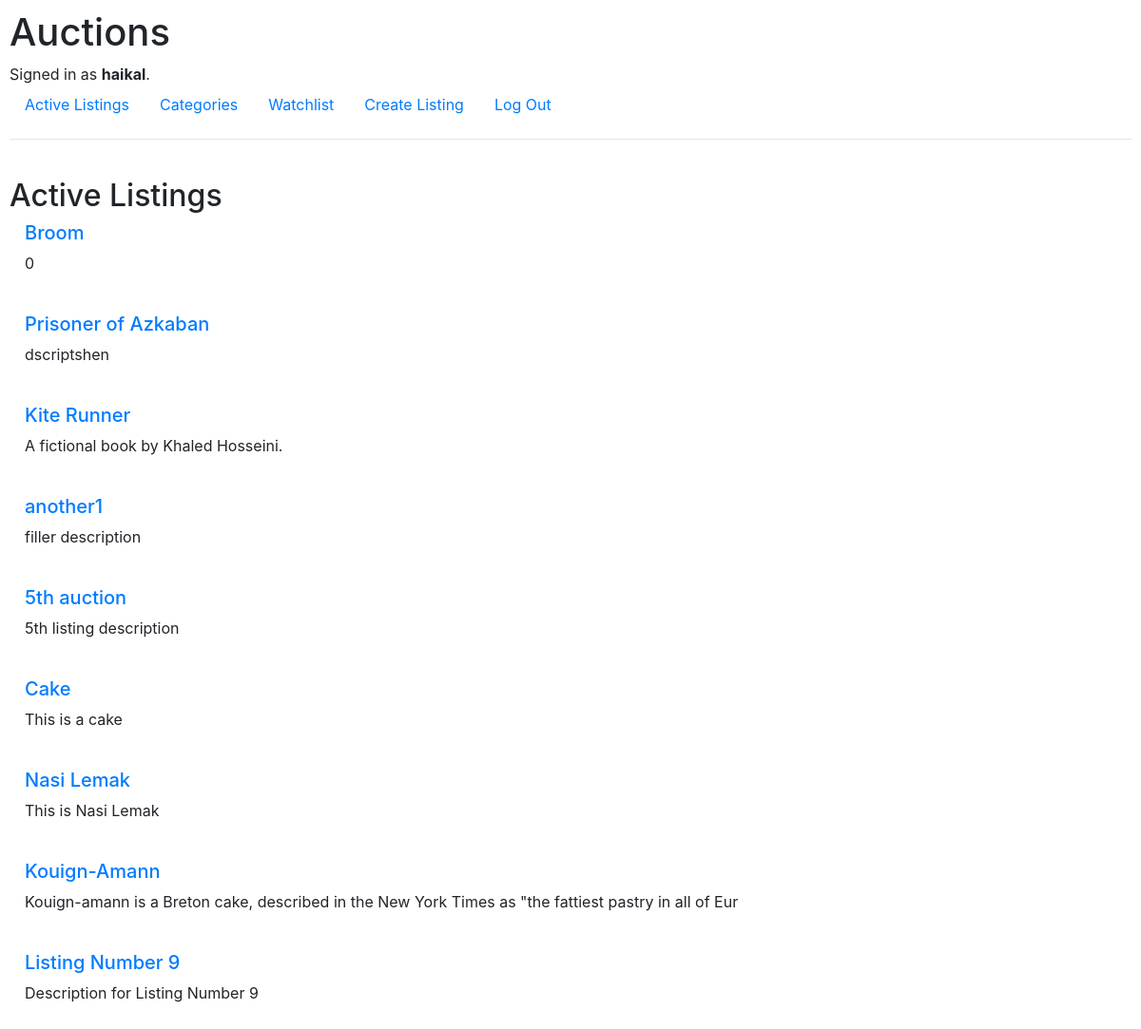
The app's page /auctions/ (signed in) with its own data.
### auctions/models.py (models this page shows, shortened)
class User(AbstractUser):
    country = models.CharField(max_length=64)

class Auction(models.Model):
    BOOKS = 'Books'
    AUTOMOBILE = 'Automobile'
    TOYS = 'Toys'
    FOOD = 'Food'
    CLOTHING = 'Clothing'
    OTHERS = 'Others'
    CATEGORIES_CHOICES = [
        (BOOKS, 'Books'),
        (AUTOMOBILE, 'Automobile'),
        (TOYS, 'Toys'),
        (FOOD, 'Food'),
        (CLOTHING, 'Clothing'),
        (OTHERS, 'Others'),
    ]
    title = models.CharField(max_length=32)
    description = models.TextField(max_length=100)
    user = models.ForeignKey(User, on_delete=models.CASCADE, related_name="listings")
    watchlist = models.ManyToManyField(User, blank=True, related_name="watchlist")
    price = models.DecimalField(max_digits=5, decimal_places=2) # initial price
    bid = models.DecimalField(max_digits=5, decimal_places=2, default=0.0)
    bidder = models.ForeignKey(User, on_delete=models.CASCADE, related_name="listings_bidded")
    picture = models.URLField()
    category = models.CharField(max_length=32, choices=CATEGORIES_CHOICES, default=OTHERS)
    active = models.BooleanField(default=True) # the status of the listing, if it's active or not

### auctions/views.py (the view)
# urls.py: path("", views.index, name="index"),
def index(request):
    return render(request, "auctions/index.html", {
        "auctions": Auction.objects.all()
    })

### auctions/templates/auctions/index.html (shortened to what this page needs)
{% extends "auctions/layout.html" %}
{% block body %}
    {% if user.is_authenticated %}
        <br>
        <h2>Active Listings</h2>
        {% for auction in auctions %}
            <div class="media">
                <div class="media-body">
                <h5 class="mt-0"><a href="{% url 'auctions:listing' auction.id %}">{{ auction.title }}</a></h5>
                <p>{{ auction.description }}</p>
                </div>
            </div>
            <br>
        {% endfor %}
    {% endif %}
{% endblock %}

### auctions/templates/auctions/layout.html (shortened to what this page needs)
{% load static %}
<!DOCTYPE html>
<html lang="en">
    <head>
        <link rel="stylesheet" href="https://stackpath.bootstrapcdn.com/bootstrap/4.4.1/css/bootstrap.min.css">
        <link href="{% static 'auctions/styles.css' %}" rel="stylesheet">
    </head>
    <body>
        <h1>Auctions</h1>
        <div>
            {% if user.is_authenticated %}
                Signed in as <strong>{{ user.username }}</strong>.
            {% else %}
                Not signed in.
            {% endif %}
        </div>
        <ul class="nav">
            {% if user.is_authenticated %}
                <li class="nav-item">
                    <a class="nav-link" href="{% url 'auctions:index' %}">Active Listings</a>
                </li>
                <li class="nav-item">
                    <a class="nav-link" href="{% url 'auctions:categoriesMain' %}">Categories</a>
                </li>
                <li>
                    <a class="nav-link" href="{% url 'auctions:watchlist' %}">Watchlist</a>
                </li>
                <li class="nav-item">
                    <a class="nav-link" href="{% url 'auctions:createListing' %}">Create Listing</a>
                </li>
                <li class="nav-item">
                    <a class="nav-link" href="{% url 'auctions:logout' %}">Log Out</a>
                </li>
            {% endif %}
        </ul>
        <hr>
        {% block body %}
        {% endblock %}
    </body>
</html>

### auctions/static/auctions/styles.css (style rules this page uses)
body { padding: 10px; }

### records on screen
User: username "haikal"
Auction: title "Broom", description "0"
Auction: title "Prisoner of Azkaban", description "dscriptshen"
Auction: title "Kite Runner", description "A fictional book by Khaled Hosseini."
Auction: title "another1", description "filler description"
Auction: title "5th auction", description "5th listing description"
Auction: title "Cake", description "This is a cake"
Auction: title "Nasi Lemak", description "This is Nasi Lemak"
Auction: title "Kouign-Amann", description "Kouign-amann is a Breton cake, described in the New York Times as \"the fattiest pastry in all of Eur"
Auction: title "Listing Number 9", description "Description for Listing Number 9"
